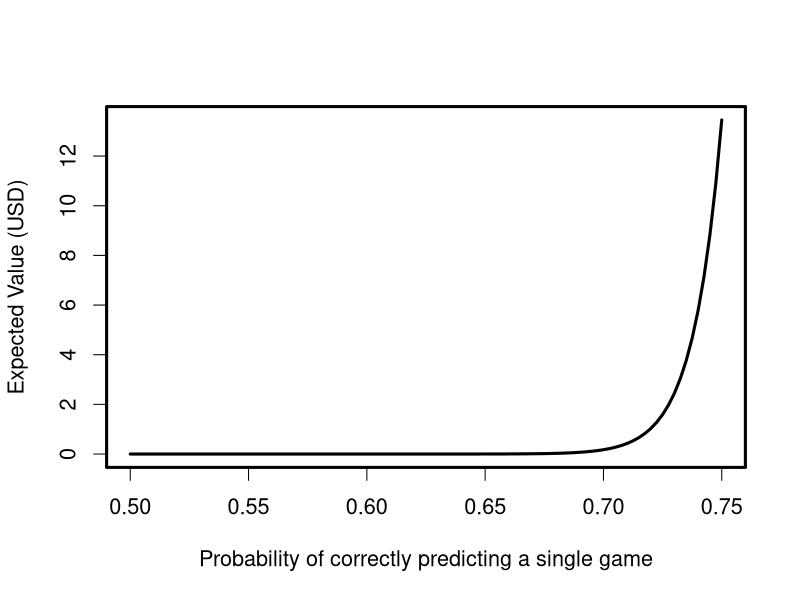
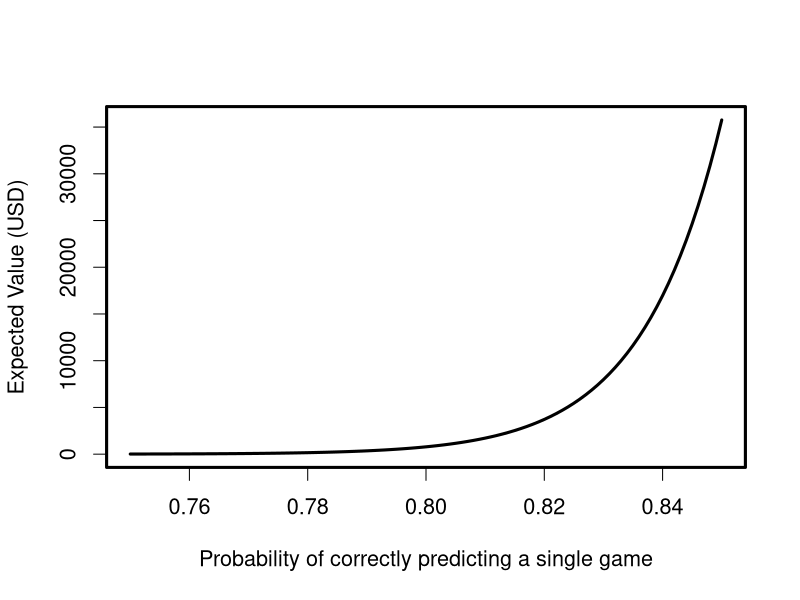
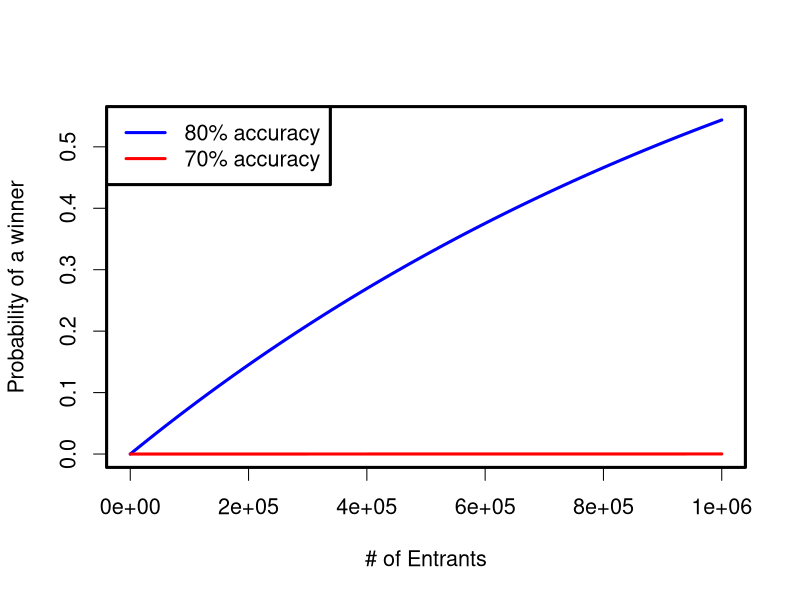

Write the R code that produced these figures, in order.
#' Warren Buffet's 1B Basketball Challenge 

expected_value <- function(p,ngames=63,prize=1000000000){
    p^ngames * prize
}

#' What is the expected value of an entry 
#' given a particular level of prediction accuracy
expected_value(p=0.80)
expected_value(p=0.85)

#' We can now plot the expected value of an entry depending
#' on how good our predictions might be

#+ echo=FALSE
par(lwd=3,cex=1.3)
curve(expected_value(x),
    xlim=c(0.5,0.75),
    ylab='Expected Value (USD)',
    xlab="Probability of correctly predicting a single game")

curve(expected_value(x),
    xlim=c(0.75,0.85),
    ylab='Expected Value (USD)',
    xlab="Probability of correctly predicting a single game")



#' Odds that the prize will be awared
#+ echo=TRUE
winner_odds <- function(x,p=0.85){
    1-(1-(p)^63)^x
}

## A million entries each with 80% accuracy
winner_odds(x=1000000,p=0.8)

## A million entries each with 70% accuracy
winner_odds(x=1000000,p=0.7)

curve(winner_odds(x,p=0.8),
    xlim=c(0,1000000),
    xlab='# of Entrants',
    ylab='Probability of a winner',
    col='blue')
curve(winner_odds(x,p=0.7),
    col='red',add=TRUE)

legend("topleft",
    legend=c('80% accuracy','70% accuracy'),
    col=c('blue','red'),
    lty=1)
